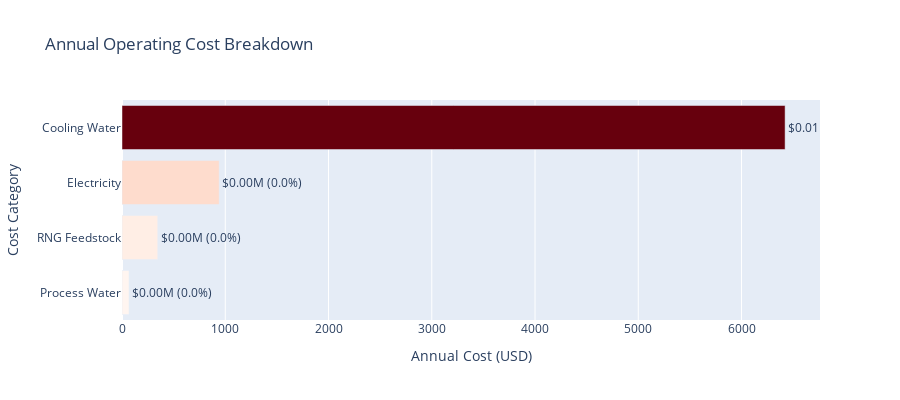

Notebook source saved alongside this figure:
### Code cell
# Create cost breakdown
cost_data = pd.DataFrame({
    'Cost Category': ['RNG Feedstock', 'Electricity', 'Cooling Water', 'Process Water'],
    'Annual Cost': [rng_cost, electricity_cost, cooling_water_cost, process_water_cost],
    'Percent of Total': [
        rng_cost/variable_opex*100,
        electricity_cost/variable_opex*100,
        cooling_water_cost/variable_opex*100,
        process_water_cost/variable_opex*100
    ]
})

# Sort by cost
cost_data = cost_data.sort_values('Annual Cost', ascending=True)

fig = go.Figure()

fig.add_trace(go.Bar(
    y=cost_data['Cost Category'],
    x=cost_data['Annual Cost'],
    orientation='h',
    text=[f'${x/1e6:.2f}M ({p:.1f}%)' for x, p in zip(cost_data['Annual Cost'], cost_data['Percent of Total'])],
    textposition='outside',
    marker=dict(
        color=cost_data['Annual Cost'],
        colorscale='Reds',
        showscale=False
    )
))

fig.update_layout(
    title='Annual Operating Cost Breakdown',
    xaxis_title='Annual Cost (USD)',
    yaxis_title='Cost Category',
    height=400
)

fig.show()

print(f"\n📊 Cost Analysis:")
print(f"   Electricity is {electricity_cost/variable_opex*100:.1f}% of variable operating costs")
print(f"   Total variable OpEx: ${variable_opex/1e6:.2f}M")
print(f"   Gross Margin: {gross_margin/total_revenue*100:.1f}%")
print(f"\n💡 Key Insight:")
print(f"   Electricity is the dominant operating cost. Process economics are")
print(f"   highly sensitive to electricity prices and availability of renewable power.")

### Figure 1 — Plotly figure (JSON) as saved in the notebook; plotly's stock layout.template omitted (floating-point values rounded to 4 significant figures)
{"data": [{"marker": {"color": [68.04, 346.1, 941.3, 6422.0], "colorscale": [[0, "rgb(255,245,240)"], [0.125, "rgb(254,224,210)"], [0.25, "rgb(252,187,161)"], [0.375, "rgb(252,146,114)"], [0.5, "rgb(251,106,74)"], [0.625, "rgb(239,59,44)"], [0.75, "rgb(203,24,29)"], [0.875, "rgb(165,15,21)"], [1, "rgb(103,0,13)"]], "showscale": false}, "orientation": "h", "text": ["$0.00M (0.0%)", "$0.00M (0.0%)", "$0.00M (0.0%)", "$0.01M (0.2%)"], "textposition": "outside", "type": "bar", "x": [68.04, 346.1, 941.3, 6422.0], "y": ["Process Water", "RNG Feedstock", "Electricity", "Cooling Water"]}], "layout": {"height": 400, "title": {"text": "Annual Operating Cost Breakdown"}, "xaxis": {"title": {"text": "Annual Cost (USD)"}}, "yaxis": {"title": {"text": "Cost Category"}}}}
